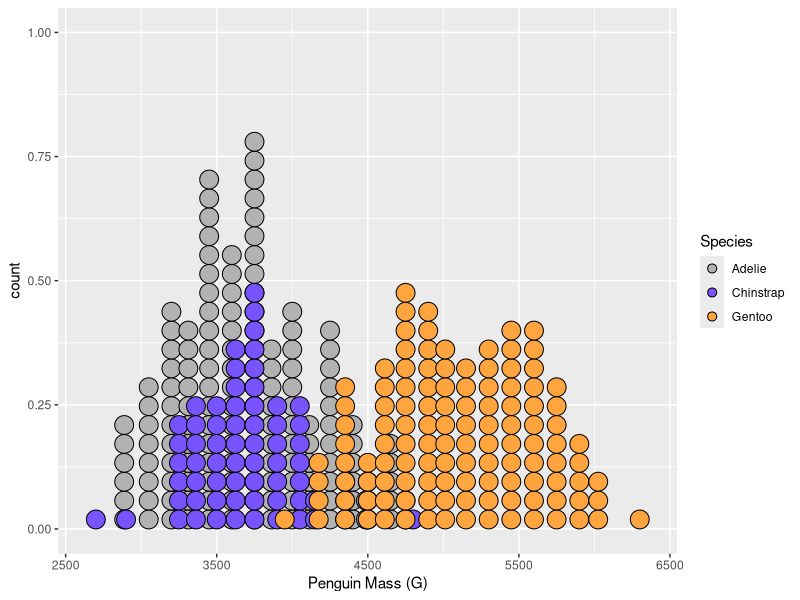
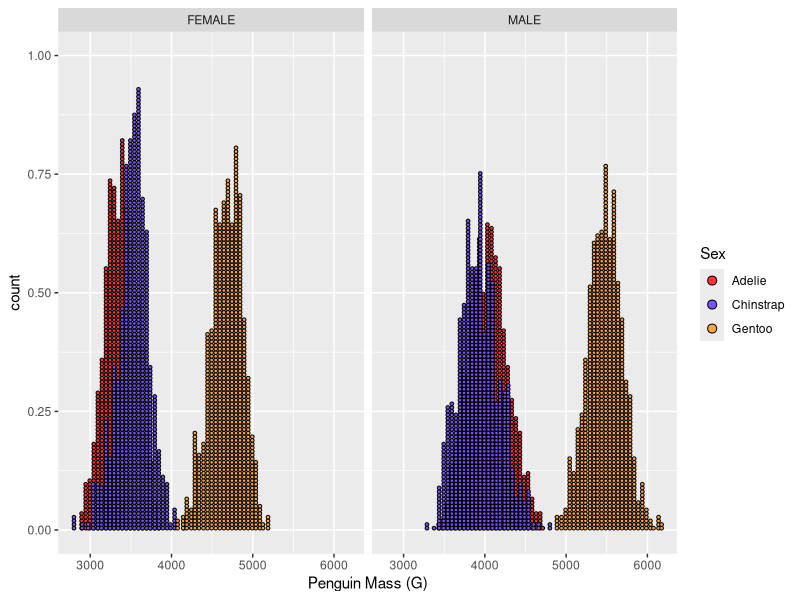
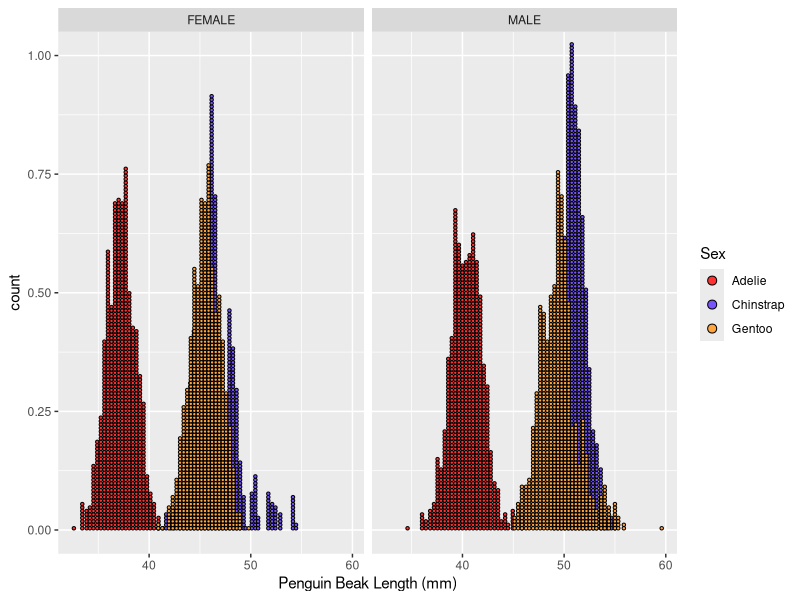
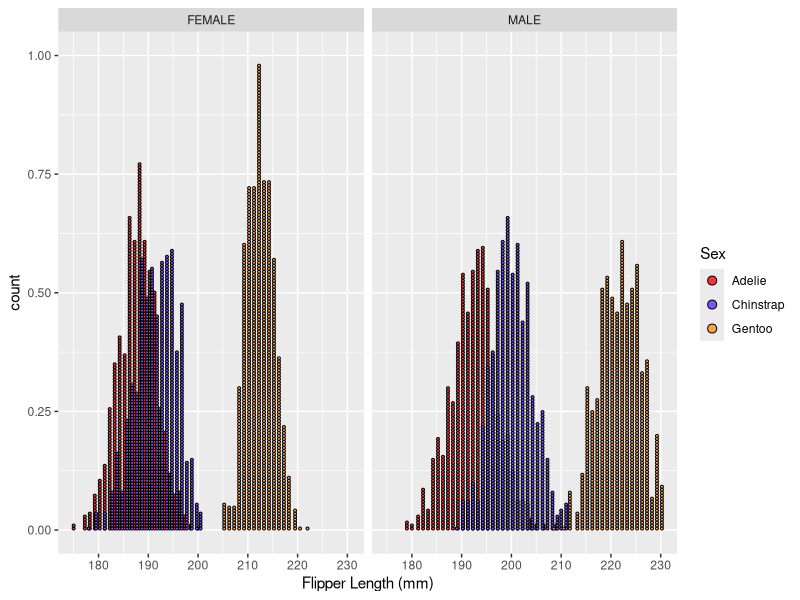
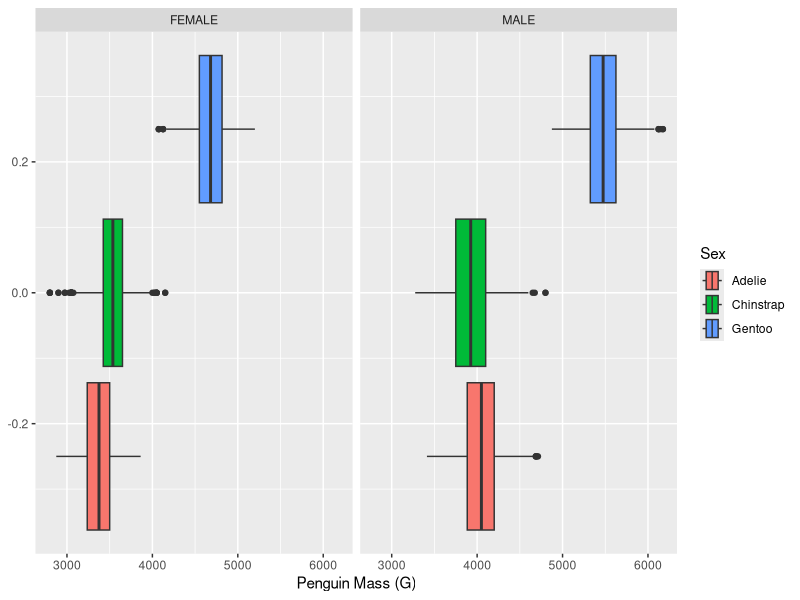
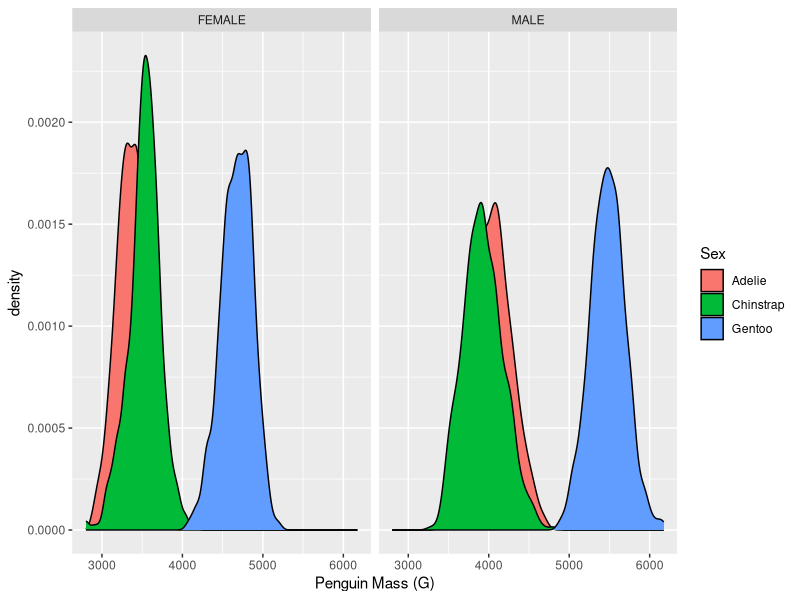
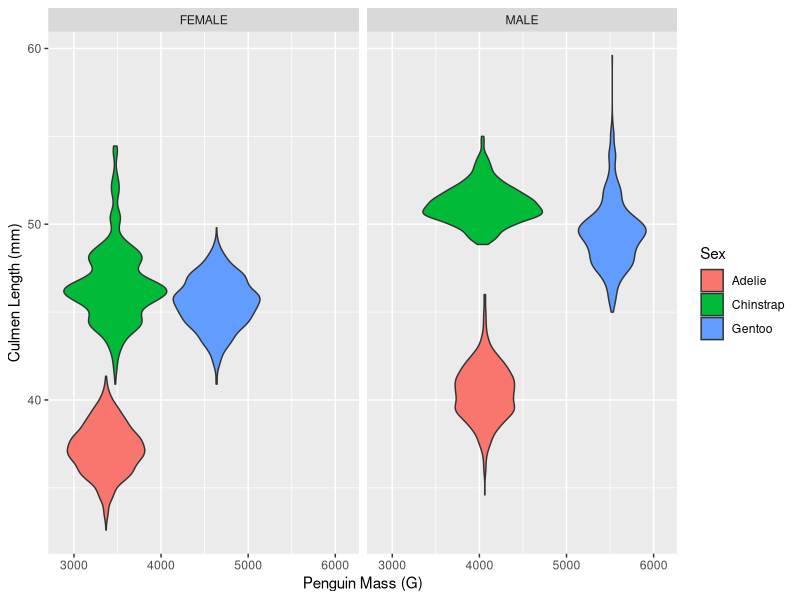
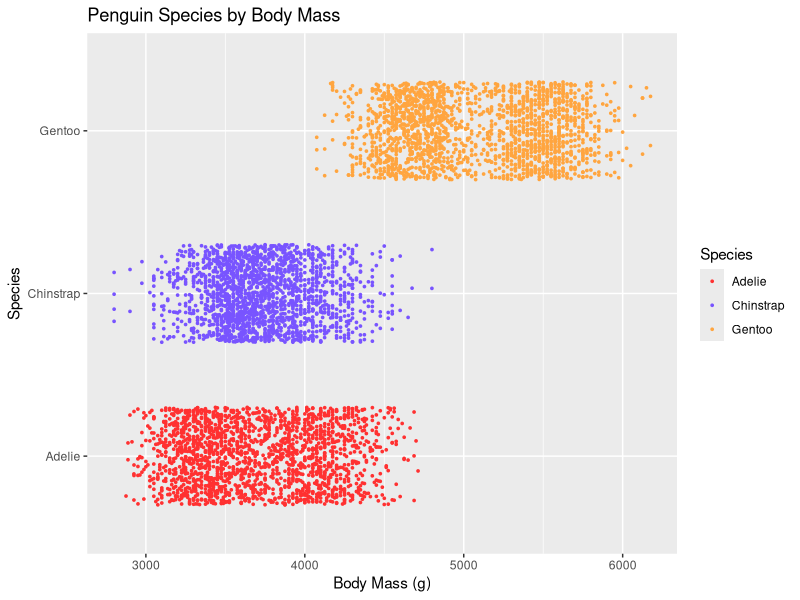

Generate these figures, in order, with R:
library(ggplot2)
library(tidyverse)
library(palmerpenguins)
library(nnet)
library(MLmetrics)

data <-penguins_raw
#only choosing necessary data 
data <- data |> select(Species,Island,`Culmen Length (mm)`,`Culmen Depth (mm)`,`Flipper Length (mm)`,`Body Mass (g)`,Sex)

#cleaning data
data <- data |> drop_na()
data <- data |> mutate(Species = str_replace(Species, " .*",""))

write.csv(data, "data.csv")

#seperating species
AdeliePenguin <- data |> filter(Species == "Adelie") |> select(-Species)

ChinstrapPenguin <- data |> filter(Species == "Chinstrap") |> select(-Species)

GentooPenguin <- data |> filter(Species == "Gentoo") |> select(-Species)

write.csv(AdeliePenguin, "AdeliePenguin.csv")
write.csv(ChinstrapPenguin, "ChinstrapPenguin.csv")
write.csv(GentooPenguin, "GentooPenguin.csv")


#Body Mass by Species

data |> ggplot() + geom_dotplot(aes(`Body Mass (g)`, fill = Species), binwidth = 125) +
  labs(x ="Penguin Mass (G)", color = "Species") + 
  scale_fill_manual(values=c("#b2b2b2", "#7854ff", "#ffa53f"))

#breaking up penguins by gender
AdeliePenguinFemale <- AdeliePenguin |> filter(Sex == "FEMALE")
AdeliePenguinMale <- AdeliePenguin |> filter(Sex == "MALE")

ChinstrapPenguinFemale <- ChinstrapPenguin |> filter(Sex == "FEMALE")
ChinstrapPenguinMale <- ChinstrapPenguin |> filter(Sex == "MALE")

GentooPenguinFemale <- GentooPenguin |> filter(Sex == "FEMALE")
GentooPenguinMale <- GentooPenguin |> filter(Sex == "MALE")

write.csv(AdeliePenguinFemale, "AdeliePenguinFemale.csv")
write.csv(AdeliePenguinMale, "AdeliePenguinMale.csv")

write.csv(ChinstrapPenguinFemale, "ChinstrapPenguinFemale.csv")
write.csv(ChinstrapPenguinMale, "ChinstrapPenguinMale.csv")

write.csv(GentooPenguinFemale, "GentooPenguinFemale.csv")
write.csv(GentooPenguinMale, "GentooPenguinMale.csv")




#Creating artificial Penguin :)
#-------------------------------------------------------------------------------------
#Function [selectPenguin]

#Purpose:   This function creates and artificial penguin by sampling from a data set
#             It allows us to create a new penguin with reasonable data points


#  Parameters:
#      penguin -- this penguin parater is what penguin you want to artifically create.
#                 So you send in all of the penguin combined or send threw seperated data
#                 by species and sex
#  Returns:   A "fake penguin" is returned to be added to a new data set
#-------------------------------------------------------------------------------------
artificialPenguin <- function(penguin){
  
  Island <- sample(penguin$Island,1)
  gender <- sample(penguin$`Sex`,1)
  
  # This nested function does all of the sampling for a penguin 
  # the N value is how many samples you want the greater the N value the more
  # normal a penguin is. I found a sample of 2-3 to be the best outcome
  # we used 2 for our project
  penAvg<- function(N){
    cLength <- sample(penguin$`Culmen Length (mm)`, N, replace = TRUE)
    cDepth  <- sample(penguin$`Culmen Depth (mm)`, N, replace = TRUE)
    fLength <- sample(penguin$`Flipper Length (mm)`, N, replace = TRUE)
    bMass <- sample(penguin$`Body Mass (g)`, N, replace = TRUE)
    
    cDepth <-  mean(cDepth)
    cLength <- mean(cLength)
    fLength <-  mean(fLength)
    bMass <- mean(bMass)
    
    sizeData <- data.frame(cLength,cDepth,fLength,bMass)
    colnames(sizeData) <- c("Culmen Length (mm)","Culmen Depth (mm)","Flipper Length (mm)","Body Mass (g)")
    sizeData
  }
  
  penguinSize <- penAvg(2) #<- change number to get a different average of penguin data
  # as N grows the penguin will be more average 
  penguinData <- data.frame(Island,penguinSize,gender)
  penguinData
}


#Fixing data types
charToNum <- function(data){
  data <- data |> mutate(`Culmen Length (mm)` = as.double(`Culmen Length (mm)`)) |>
    mutate(`Culmen Depth (mm)` = as.double(`Culmen Depth (mm)`)) |>
    mutate(`Flipper Length (mm)` = as.double(`Flipper Length (mm)`)) |>
    mutate(`Body Mass (g)` = as.double(`Body Mass (g)`))
  
  data
}


#-------------------------------------------------------------------------------------
#Function [makeArtifcalPenguin]

#Purpose:   This function replicated the desired number of selected penguins while turning it into a 
#           data frame and fixing structure and data types.


#  Parameters:
#      penguin -- this penguin parameter is what penguin you want to artificially create.
#                 So you send in all of the penguin combined or send threw separated data
#                 by species and sex

#      num--      The desired amount of artificial penguins 

#  Returns:   A data frame of as many penguins as you want :)
#-------------------------------------------------------------------------------------
makeArtificialPenguin <- function(num,penguin){
  
  artPenData <- replicate(num,artificialPenguin(penguin))
  artPenData <- matrix(unlist(artPenData),ncol =6,byrow = TRUE)
  artPenData <- as_tibble(artPenData) |> set_names(c("Island","Culmen Length (mm)",
                                                     "Culmen Depth (mm)","Flipper Length (mm)",
                                                     "Body Mass (g)","Sex"))
  artPenData <- as.data.frame(artPenData)
  artPenData <- charToNum(artPenData)
  artPenData
  
}


# creating fake penguins and adding species back into the data frame
AdelieFemaleRepdata <- makeArtificialPenguin(1000,AdeliePenguinFemale)
AdelieMaleRepdata <- makeArtificialPenguin(1000,AdeliePenguinMale)
AdelieMaleRepdata <- AdelieMaleRepdata |> mutate(Species = "Adelie")
AdelieFemaleRepdata <- AdelieFemaleRepdata |> mutate(Species = "Adelie")

write.csv(AdelieMaleRepdata, "AdelieMaleRepdata.csv")
write.csv(AdelieFemaleRepdata, "AdelieFemaleRepdata.csv")



ChinstrapFemaleRepData <-makeArtificialPenguin(1000,ChinstrapPenguinFemale)
ChinstrapMaleRepData <-makeArtificialPenguin(1000,ChinstrapPenguinMale)
ChinstrapFemaleRepData <- ChinstrapFemaleRepData |> mutate(Species = "Chinstrap")
ChinstrapMaleRepData <- ChinstrapMaleRepData |> mutate(Species = "Chinstrap")

write.csv(ChinstrapFemaleRepData, "ChinstrapFemaleRepData.csv")
write.csv(ChinstrapMaleRepData, "ChinstrapMaleRepData.csv")



GentooFemaleRepData <-makeArtificialPenguin(1000,GentooPenguinFemale)
GentooMaleRepData <-makeArtificialPenguin(1000,GentooPenguinMale)
GentooFemaleRepData <- GentooFemaleRepData |> mutate(Species = "Gentoo")
GentooMaleRepData <- GentooMaleRepData |> mutate(Species = "Gentoo")

write.csv(GentooFemaleRepData, "GentooFemaleRepData.csv")
write.csv(GentooMaleRepData, "GentooMaleRepData.csv")


#binding all penguins back together 
artificialData <- bind_rows(AdelieFemaleRepdata,AdelieMaleRepdata,GentooFemaleRepData,GentooMaleRepData,ChinstrapFemaleRepData,ChinstrapMaleRepData)
artificialData <- bind_rows(artificialData) 


artificialData <- artificialData |> drop_na()

write.csv(artificialData, "artificialData.csv")
#Holy moly thats alot of data

artificialData |> ggplot() + geom_dotplot(aes(`Body Mass (g)`, fill = Species), binwidth = 45) +
  labs(x ="Penguin Mass (G)", fill = "Sex") +  facet_grid(cols = vars(Sex))  + 
  scale_fill_manual(values=c("#ff3131", "#7854ff", "#ffa53f"))

artificialData |> ggplot() + geom_dotplot(aes(`Culmen Length (mm)`, fill = Species), binwidth = 0.34) +
  labs(x ="Penguin Beak Length (mm)", fill = "Sex") +  facet_grid(cols = vars(Sex))  + 
  scale_fill_manual(values=c("#ff3131", "#7854ff", "#ffa53f"))

artificialData |> ggplot() + geom_dotplot(aes(`Flipper Length (mm)`, fill = Species), binwidth = .6) +
  labs(x ="Flipper Length (mm)", fill = "Sex") +  facet_grid(cols = vars(Sex))  + 
  scale_fill_manual(values=c("#ff3131", "#7854ff", "#ffa53f"))

artificialData |> ggplot() + geom_boxplot(aes(`Body Mass (g)`, fill = Species)) +
  labs(x ="Penguin Mass (G)", fill = "Sex")+ facet_grid(cols = vars(Sex))

artificialData |> ggplot() + geom_density(aes(`Body Mass (g)`, fill = Species)) +
  labs(x ="Penguin Mass (G)", fill = "Sex")+ facet_grid(cols = vars(Sex))

artificialData |> ggplot() + geom_violin(aes(`Body Mass (g)`,`Culmen Length (mm)`, fill = Species)) +
  labs(x ="Penguin Mass (G)", fill = "Sex") +
  facet_grid(cols =vars(Sex))


summary(artificialData)





#PREDICTION USING MULTINOMIAL LOGISTIC REGRESSION ON Artificial Data

model <- multinom(Species ~ `Body Mass (g)` + `Flipper Length (mm)` + 
                    `Culmen Depth (mm)` + `Culmen Length (mm)`, data = data)

art_predictions <- predict(model, newdata = artificialData, type = "class")

# Compare predictions with actual values
#Creating a dataframe to store the table (shows the actual vs predicted outcomes)
art_table <- data.frame(table(artificialData$Species, art_predictions)) |>
  rename(Actual = Var1)
art_table <- art_table |>
  pivot_wider(names_from = art_predictions, values_from = Freq, values_fill = 0)

art_table

#Metrics for our predicted data
art_accuracy <- Accuracy(artificialData$Species, art_predictions)

art_precision <- Precision(artificialData$Species, art_predictions)

art_f1 <- F1_Score(artificialData$Species, art_predictions)

#Creating a dataframe to store the metrics
art_metrics_df <- data.frame(
  Dataset = "Artificial Data",
  "Num Data Points" = nrow(artificialData),
  Accuracy = art_accuracy,
  Precision = art_precision,
  "F1 Score" = art_f1,
  check.names = FALSE #Found this online to remove the . between the words in my column names
)

art_metrics_df



# Add predictions to the dataset
artificialData$art_predictions <- predict(model, newdata = artificialData, type = "class")

write.csv("artificialData.csv")

#Original plot based on body mass and species
artificialData |> ggplot(aes(x = `Body Mass (g)`, y = Species, color = Species)) +
  geom_jitter(width = 0.3, height = 0.3, size = .6) +
  labs(title = "Penguin Species by Body Mass",
       x = "Body Mass (g)", y = "Species") + 
  scale_color_manual(values=c("#ff3131", "#7854ff", "#ffa53f"))

#Actual vs Predicted
artificialData |> ggplot(aes(x = `Body Mass (g)`, y = Species, color = art_predictions)) +
  geom_jitter(width = 0.3, height = 0.3, size = .6) +
  labs(title = "Predicted vs Actual Penguin Species",
       x = "Body Mass (g)", y = "Species",
       color = "Predicted Species")  + 
  scale_color_manual(values=c("#ff3131", "#7854ff", "#ffa53f"))



#original plot bases on Culmen length of species
artificialData |> ggplot(aes(x = `Culmen Length (mm)`, y = Species, color = Species)) +
  geom_jitter(width = 0.3, height = 0.3, size = .6) +
  labs(title = "Penguin Species by Culmen Length",
       x = "Culmen Length (mm)", y = "Species") + 
  scale_color_manual(values=c("#ff3131", "#7854ff", "#ffa53f"))

#Actual vs predicted
artificialData |> ggplot(aes(x = `Culmen Length (mm)`, y = Species, color = art_predictions)) +
  geom_jitter(width = 0.3, height = 0.3, size = .6) +
  labs(title = "Predicted vs Actual Penguin Species",
       x = "Culmen Length (mm)", y = "Species",
       color = "Predicted Species")  + 
  scale_color_manual(values=c("#ff3131", "#7854ff", "#ffa53f"))



#original plot bases on Flipper length of species
artificialData |> ggplot(aes(x = `Flipper Length (mm)`, y = Species, color = Species)) +
  geom_jitter(width = 0.3, height = 0.3, size = .6) +
  labs(title = "Penguin Species by Flipper Length",
       x = "Flipper Length (mm)", y = "Species") + 
  scale_color_manual(values=c("#ff3131", "#7854ff", "#ffa53f"))

#Actual vs Predicted
artificialData |> ggplot(aes(x = `Flipper Length (mm)`, y = Species, color = art_predictions)) +
  geom_jitter(width = 0.3, height = 0.3, size = .6) +
  labs(title = "Predicted vs Actual Penguin Species",
       x = "Flipper Length (mm)", y = "Species",
       color = "Predicted Species")  + 
  scale_color_manual(values=c("#ff3131", "#7854ff", "#ffa53f"))






#PREDICTION USING MULTINOMIAL LOGISTIC REGRESSION ON Original Data

model <- multinom(Species ~ `Body Mass (g)` + `Flipper Length (mm)` + 
                    `Culmen Depth (mm)` + `Culmen Length (mm)`, data = artificialData)

orig_predictions <- predict(model, newdata = data, type = "class")

# Compare predictions with actual values
#Creating a dataframe to store the table (shows the actual vs predicted outcomes)
orig_table <- data.frame(table(data$Species, orig_predictions)) |>
  rename(Actual = Var1)
orig_table <- orig_table |>
  pivot_wider(names_from = orig_predictions, values_from = Freq, values_fill = 0)

orig_table

#Finding the metrics for our prediction data
orig_accuracy <- Accuracy(data$Species, orig_predictions)

orig_precision <- Precision(data$Species, orig_predictions)

orig_f1 <- F1_Score(data$Species, orig_predictions)

#Creating a dataframe to store this data
orig_metrics_df <- data.frame(
  Dataset = "Original Data",
  "Num Data Points" = nrow(data),
  Accuracy = orig_accuracy,
  Precision = orig_precision,
  "F1 Score" = orig_f1,
  check.names = FALSE #Found this online to remove the . between the words in my column names
)

#View the result
orig_metrics_df

# Add to the existing art_metrics data frame
combined_metrics_df <- bind_rows(orig_metrics_df, art_metrics_df)

# View result to compare results from the metrics
combined_metrics_df
write.csv(combined_metrics_df, "combined_metrics_df.csv")


# Add predictions to the dataset
data$predictions <- predict(model, newdata = data, type = "class")

write.csv(data,"data.csv")
#Original plot based on body mass and species
data |> ggplot(aes(x = `Body Mass (g)`, y = Species, color = Species)) +
  geom_jitter(width = 0.3, height = 0.3, size = 2) +
  labs(title = "Penguin Species by Body Mass",
       x = "Body Mass (g)", y = "Species")+
  scale_color_manual(values=c("#ff3131", "#7854ff", "#ffa53f"))

# Plot actual vs predicted
data |> ggplot(aes(x = `Body Mass (g)`, y = Species, color = predictions)) +
  geom_jitter(width = 0.3, height = 0.3, size = 2) +
  labs(title = "Predicted vs Actual Penguin Species",
       x = "Body Mass (g)", y = "Species",
       color = "Predicted Species")+  
  scale_color_manual(values=c("#ff3131", "#7854ff", "#ffa53f"))



#original data for culmen length
data |> ggplot(aes(x = `Culmen Length (mm)`, y = Species, color = Species)) +
  geom_jitter(width = 0.3, height = 0.3, size = 2) +
  labs(title = "Penguin Species by Body Mass",
       x = "Body Mass (g)", y = "Species")+
  scale_color_manual(values=c("#ff3131", "#7854ff", "#ffa53f"))

#Actual vs Predicted
data |> ggplot(aes(x = `Culmen Length (mm)`, y = Species, color = predictions)) +
  geom_jitter(width = 0.3, height = 0.3, size = 2) +
  labs(title = "Predicted vs Actual Penguin Species",
       x = "Culmen Length (mm)", y = "Species",
       color = "Predicted Species")+ 
  scale_color_manual(values=c("#ff3131", "#7854ff", "#ffa53f"))



#Original data for flipper length
data |> ggplot(aes(x = `Flipper Length (mm)`, y = Species, color = Species)) +
  geom_jitter(width = 0.3, height = 0.3, size = 2) +
  labs(title = "Penguin Species by Body Mass",
       x = "Body Mass (g)", y = "Species")+
  scale_color_manual(values=c("#ff3131", "#7854ff", "#ffa53f"))

#Actual vs Predicted
data |> ggplot(aes(x = `Flipper Length (mm)`, y = Species, color = predictions)) +
  geom_jitter(width = 0.3, height = 0.3, size = 2) +
  labs(title = "Predicted vs Actual Penguin Species",
       x = "Flipper Length (mm)", y = "Species",
       color = "Predicted Species")+ 
  scale_color_manual(values=c("#ff3131", "#7854ff", "#ffa53f"))





#PREDICTING BASED ON SEX for Artificial Data
model <- multinom(Sex ~ `Body Mass (g)` + `Flipper Length (mm)` + `Culmen Depth (mm)` + `Culmen Length (mm)`, data = artificialData)

sex_predictions <- predict(model, newdata = artificialData, type = "class")


sex_accuracy <- Accuracy(artificialData$Sex, sex_predictions)

sex_precision <- Precision(artificialData$Sex, sex_predictions)

sex_f1 <- F1_Score(artificialData$Sex, sex_predictions)

#Creating a dataframe to store the metrics
sex_metrics_df <- data.frame(
  Dataset = "Sex Data",
  Accuracy = sex_accuracy,
  Precision = sex_precision,
  `F1 Score` = sex_f1
)

sex_metrics_df

# Add to the existing art_metrics data frame
combined_metrics_df <- bind_rows(combined_metrics_df, sex_metrics_df)

# View result to compare results from the metrics
combined_metrics_df


# Add predictions to the dataset
artificialData$sex_predictions <- predict(model, newdata = artificialData, type = "class")
write.csv(artificialData, "artificialData.csv")

#Original plot based on body mass and Sex
artificialData |> ggplot(aes(x = `Body Mass (g)`, y = Sex, color = Sex)) +
  geom_jitter(width = 0.3, height = 0.3, size = .6) +
  labs(title = "Penguin Sex by Body Mass",
       x = "Body Mass (g)", y = "Sex",
       color = "Sex") +
  facet_grid(cols = vars(Species)) + 
  scale_color_manual(values=c("#ff3131", "#7854ff"))

#Plot actual vs predicted
artificialData |> ggplot(aes(x = `Body Mass (g)`, y = Sex, color = sex_predictions)) +
  geom_jitter(width = 0.3, height = 0.3, size = .6) +
  labs(title = "Predicted vs Actual Penguin Sex",
       x = "Body Mass (g)", y = "Sex",
       color = "Predicted Sex") +
  facet_grid(cols = vars(Species)) + 
  scale_color_manual(values=c("#ff3131", "#7854ff"))
